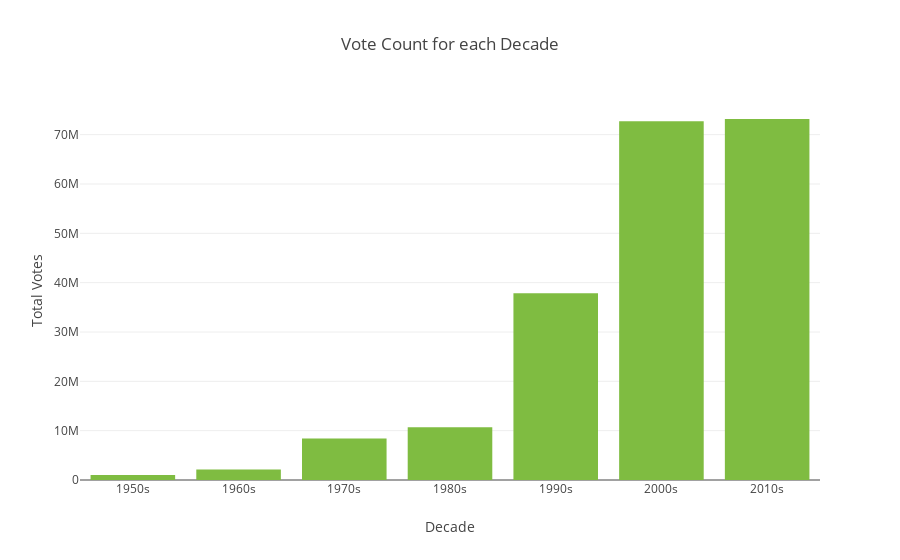

Notebook code cell kept with this figure:
### Code cell
bar_data = [go.Bar(x=df_by_vote['decade']\
                   , y=df_by_vote["vote_count"],
                     marker=dict(
                        color='rgb(127,188,65)'
                    ))]

py.offline.iplot({ 'data': bar_data,
            'layout': {
               'title': 'Vote Count for each Decade',
               'xaxis': {
                 'title': 'Decade'},
               'yaxis': {
                'title': 'Total Votes'}
        }})

### Figure 1 — Plotly figure (JSON) as saved in the notebook; plotly's stock layout.template omitted (floating-point values rounded to 4 significant figures)
{"data": [{"marker": {"color": "rgb(127,188,65)"}, "type": "bar", "uid": "3e861c38-371e-4cc1-8b6a-3947460d2c8a", "x": ["1950s", "1960s", "1970s", "1980s", "1990s", "2000s", "2010s"], "y": [995534, 2120922, 8432679, 10677299, 37840192, 72740401, 73174030]}], "layout": {"title": {"text": "Vote Count for each Decade"}, "xaxis": {"title": {"text": "Decade"}}, "yaxis": {"title": {"text": "Total Votes"}}}}
